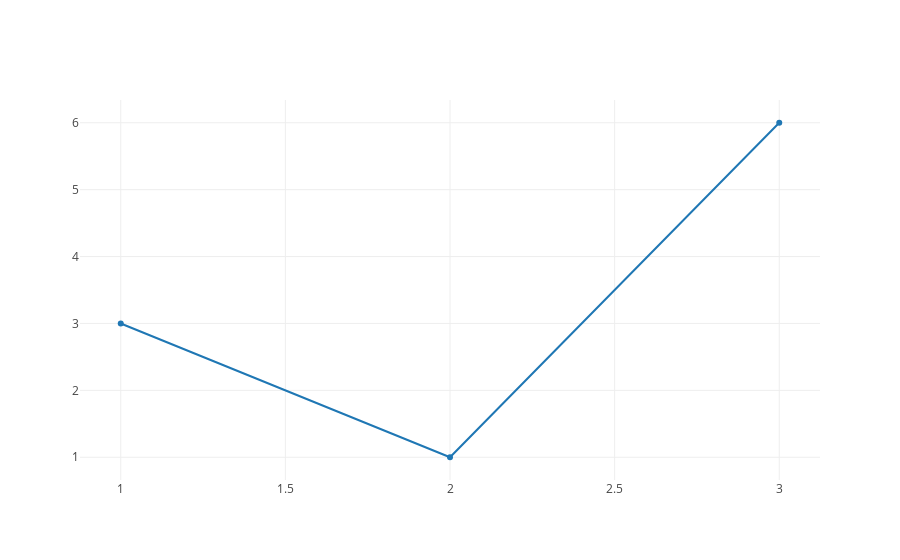
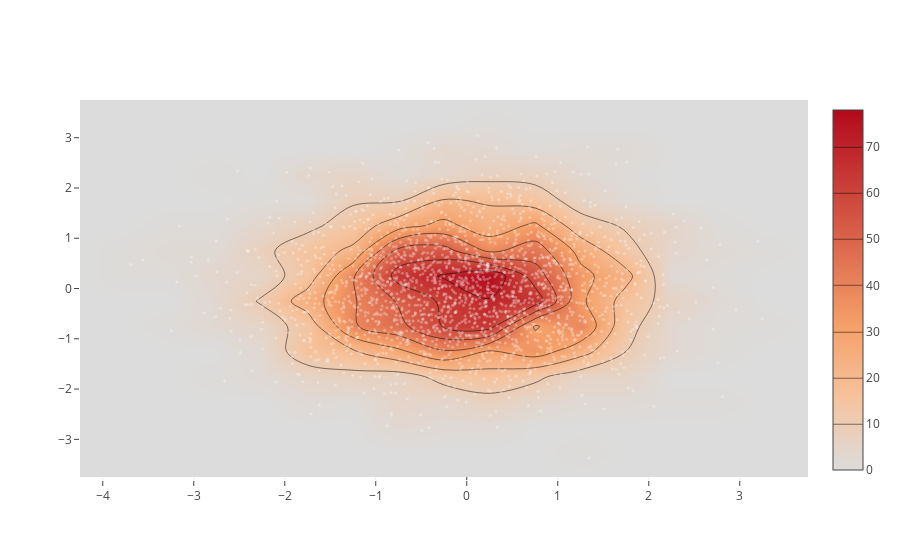

Notebook source saved alongside these figures, in order:
### Code cell
from plotly import __version__
from plotly.offline import download_plotlyjs, init_notebook_mode, plot, iplot

print (__version__ )# requires version >= 1.9.0
from plotly.graph_objs import Scatter, Figure, Layout

plot([Scatter(x=[1, 2, 3], y=[3, 1, 6])])


init_notebook_mode(connected=True) ##injects plotly .js source files directly into notebook

iplot([{"x": [1, 2, 3], "y": [3, 1, 6]}])
from plotly.graph_objs import *
import numpy as np

x = np.random.randn(2000)
y = np.random.randn(2000)
iplot([Histogram2dContour(x=x, y=y, contours=Contours(coloring='heatmap')),
       Scatter(x=x, y=y, mode='markers', marker=Marker(color='white', size=3, opacity=0.3))], show_link=False)

### Figure 1 — Plotly figure (JSON) as saved in the notebook; plotly's stock layout.template omitted (floating-point values rounded to 4 significant figures)
{"data": [{"x": [1, 2, 3], "y": [3, 1, 6]}], "layout": {}}

### Figure 2 — Plotly figure (JSON) as saved in the notebook; plotly's stock layout.template omitted (floating-point values rounded to 4 significant figures; data arrays with more than 128 entries replaced by an {"elided": "..."} marker saying what was removed)
{"data": [{"contours": {"coloring": "heatmap"}, "type": "histogram2dcontour", "x": {"elided": "2000 float values"}, "y": {"elided": "2000 float values"}}, {"marker": {"color": "white", "opacity": 0.3, "size": 3}, "mode": "markers", "type": "scatter", "x": {"elided": "2000 float values"}, "y": {"elided": "2000 float values"}}], "layout": {}}
